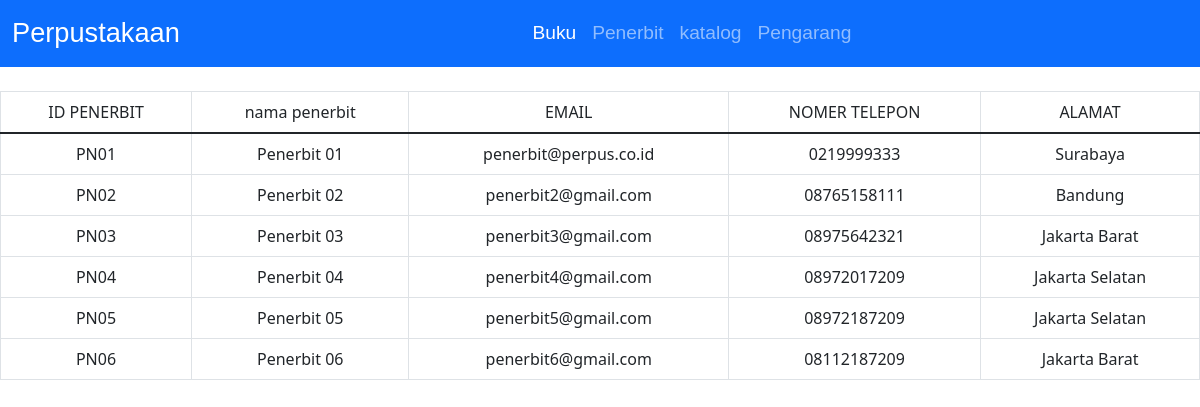
The page /penerbit.php on the database its author committed.
### tables this page shows
CREATE TABLE `penerbit` (
  `id_penerbit` varchar(8) NOT NULL,
  `nama_penerbit` varchar(255) DEFAULT NULL,
  `email` varchar(50) DEFAULT NULL,
  `telp` varchar(12) DEFAULT NULL,
  `alamat` varchar(255) DEFAULT NULL
);

### penerbit.php (the view, shortened to what this page needs)
<!DOCTYPE html>
<html lang="en">
<head>
    <link rel="stylesheet" href="css/style.css">
    <link href="https://cdn.jsdelivr.net/npm/bootstrap@5.1.3/dist/css/bootstrap.min.css" rel="stylesheet">
</head>
<body>
    <?php
        include_once("connect.php");
        $table_penerbit = mysqli_query($conn, "SELECT * FROM penerbit");
    ?>
    <nav class="navbar navbar-expand-lg navbar-dark bg-primary">
    <div class="container-fluid">
        <a class="navbar-brand" href="#">Perpustakaan</a>
        <div class="collapse navbar-collapse" id="navbarSupportedContent">
        <ul class="navbar-nav me-auto mb-2 mb-lg-0">
            <li class="nav-item">
            <a class="nav-link active" aria-current="page" href="index.php">Buku</a>
            </li>
            <li class="nav-item">
            <a class="nav-link" href="penerbit.php">Penerbit</a>
            </li>
            <li class="nav-item dropdown">
            <a class="nav-link" aria-current="page" href="katalog.php">katalog</a>
            </li>
            <li class="nav-item">
            <a class="nav-link" href="pengarang.php" aria-current="page">Pengarang</a>
            </li>
        </ul>
        </div>
    </div>
    </nav>
        <div class="row">
            <div class="col-md-12">
                <div class="table-responsive">
                    <table class="table table-bordered table-hover">
                        <thead>
                            <tr>
                                <td class="text-center">ID PENERBIT</td>
                                <td class="text-center">nama penerbit</td>
                                <td class="text-center">EMAIL</td>
                                <td class="text-center">NOMER TELEPON</td>
                                <td class="text-center">ALAMAT</td>
                            </tr>
                        </thead>
                        <tbody>
                            <?php
                                while($penerbit = mysqli_fetch_array($table_penerbit)){
                                    echo "
                                    <tr>
                                        <td><center>".$penerbit['id_penerbit']."</center></td>
                                        <td><center>".$penerbit['nama_penerbit']."</center></td>
                                        <td><center>".$penerbit['email']."</center></td>
                                        <td><center>".$penerbit['telp']."</center></td>
                                        <td><center>".$penerbit['alamat']."</center></td>
                                    </tr>
                                    ";
                                }
                            ?>
                        </tbody>
                    </table>
                </div>
            </div>
        </div>
</body>
</html>

### css/style.css (style rules this page uses)
* { overflow-x: hidden; }
body { overflow-x: hidden; }
nav { margin-bottom: 2%; overflow-y: hidden; overflow-x: hidden; }
.container-fluid .navbar-brand { font-weight: 400; font-size: 1.7rem; font-family: sans-serif; }
.navbar-nav { margin: auto; font-size: 1.2rem; font-family: sans-serif; }

### rows shown on the page
penerbit: id_penerbit "PN01", nama_penerbit "Penerbit 01", email "penerbit@perpus.co.id", telp "0219999333", alamat "Surabaya"
penerbit: id_penerbit "PN02", nama_penerbit "Penerbit 02", email "penerbit2@gmail.com", telp "08765158111", alamat "Bandung"
penerbit: id_penerbit "PN03", nama_penerbit "Penerbit 03", email "penerbit3@gmail.com", telp "08975642321", alamat "Jakarta Barat"
penerbit: id_penerbit "PN04", nama_penerbit "Penerbit 04", email "penerbit4@gmail.com", telp "08972017209", alamat "Jakarta Selatan"
penerbit: id_penerbit "PN05", nama_penerbit "Penerbit 05", email "penerbit5@gmail.com", telp "08972187209", alamat "Jakarta Selatan"
penerbit: id_penerbit "PN06", nama_penerbit "Penerbit 06", email "penerbit6@gmail.com", telp "08112187209", alamat "Jakarta Barat"
